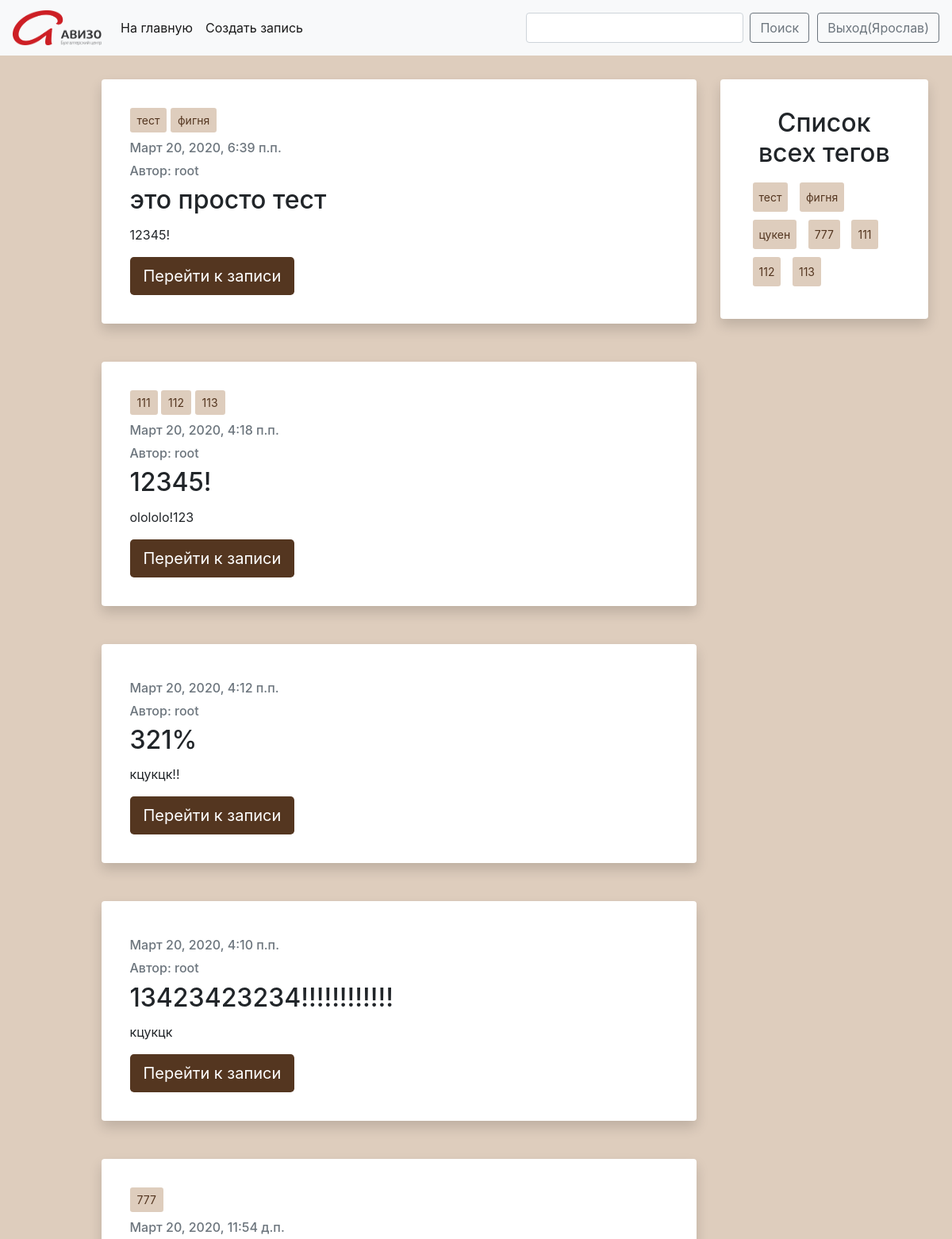
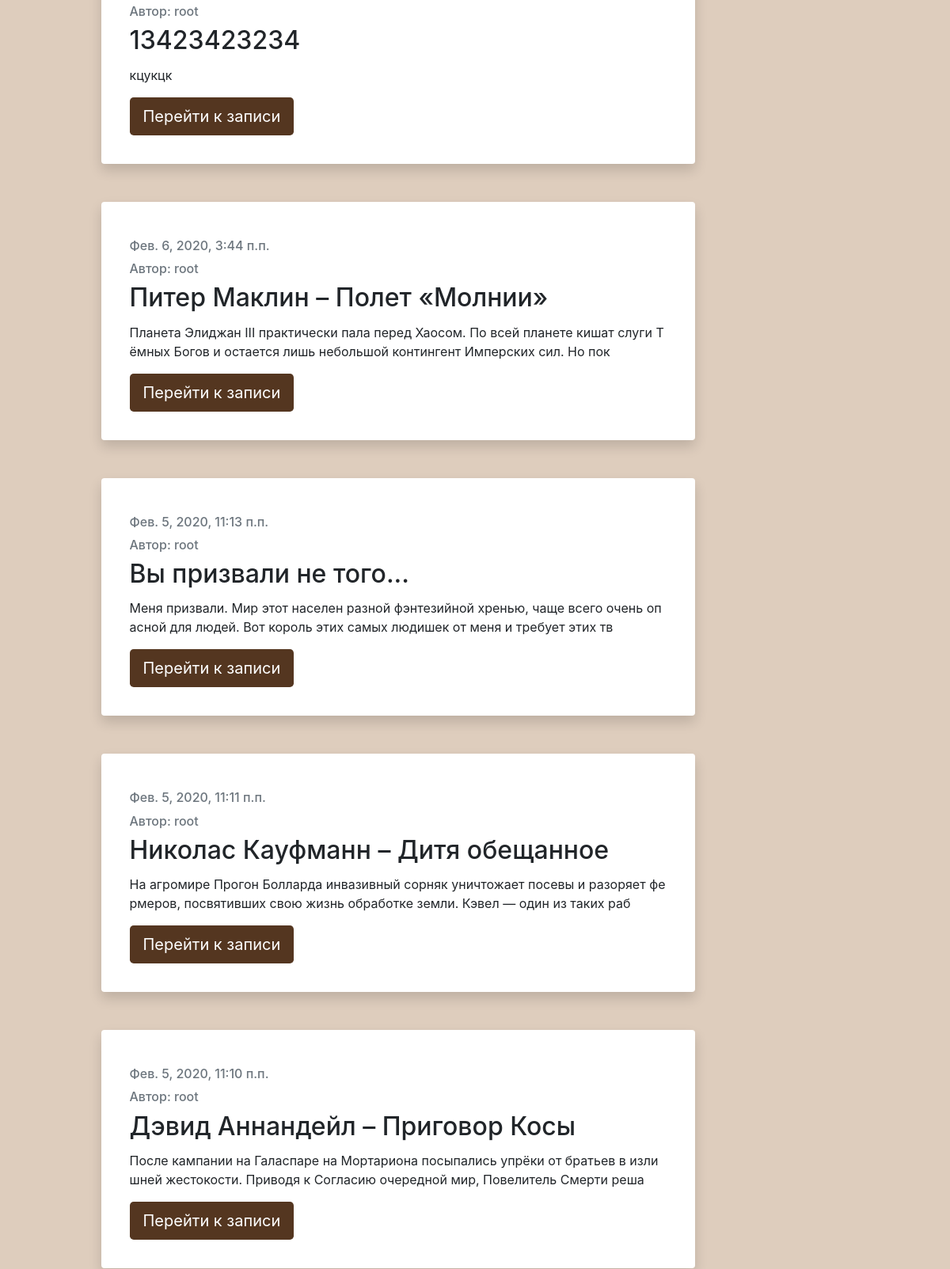
Page / (signed in, upper part) on the earlier database version (2 pictures, top to bottom).
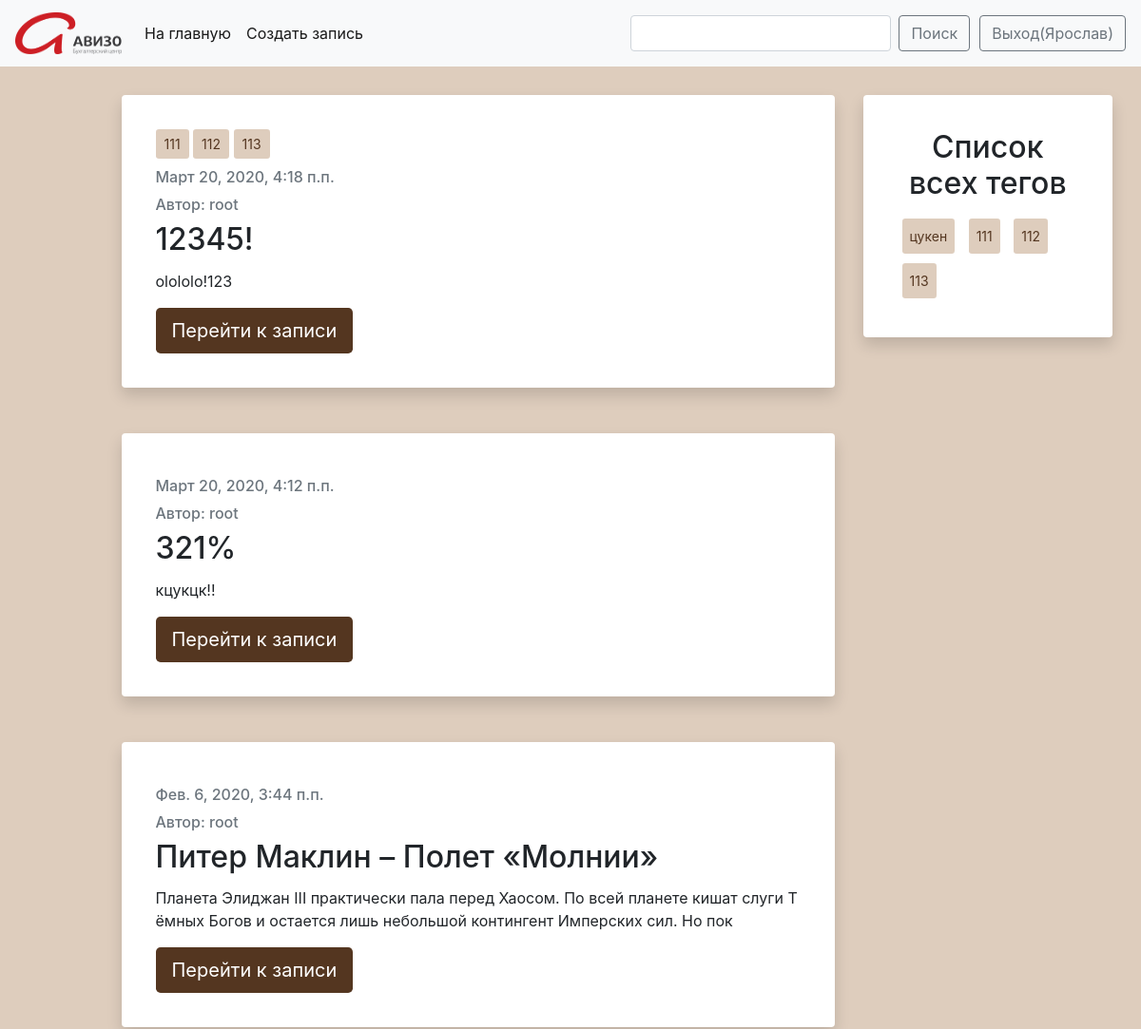
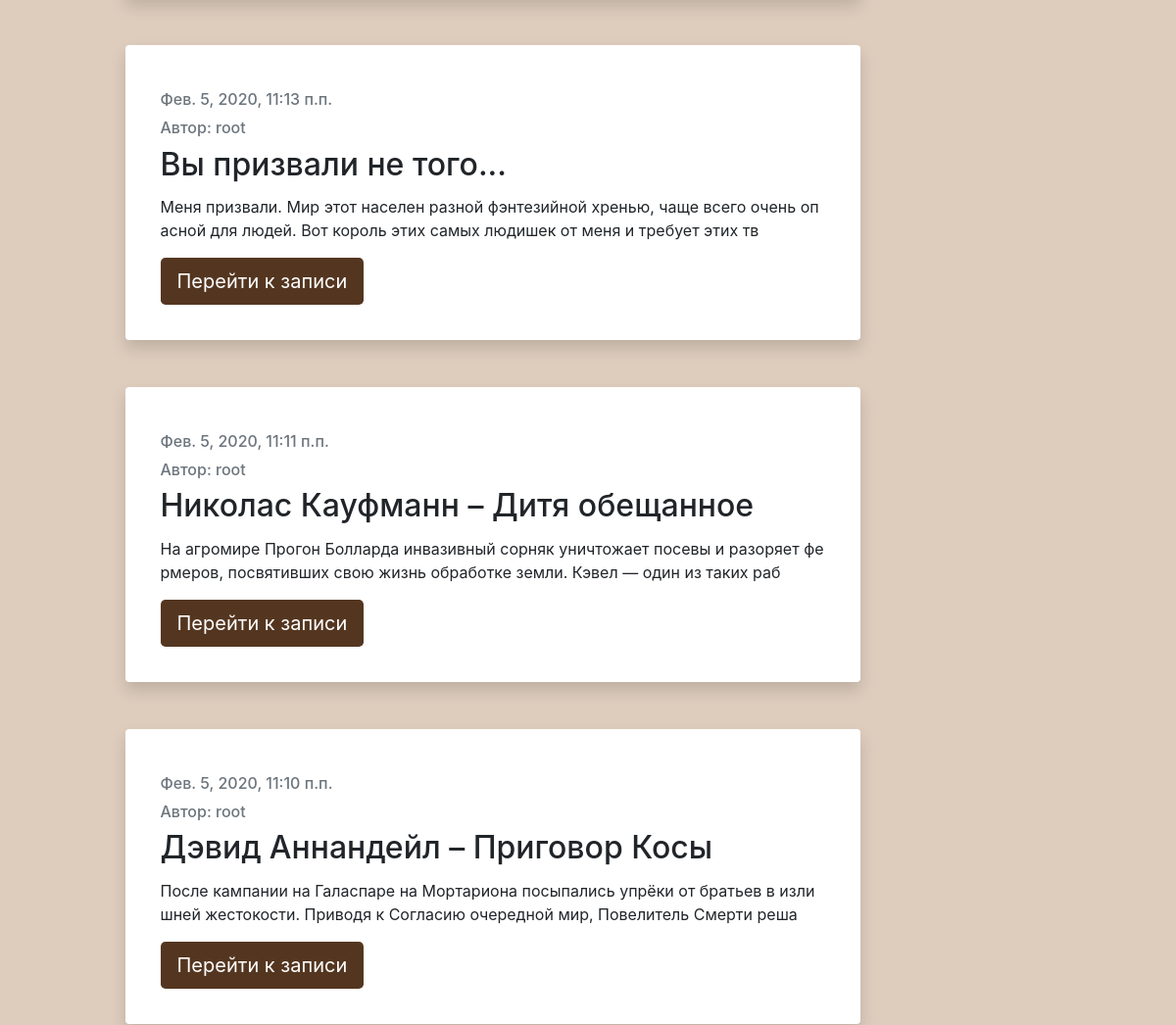
Same page on the later database version (2 pictures, top to bottom).
### blog/models.py (models this page shows, shortened)
class Post(models.Model):
    author = models.ForeignKey(settings.AUTH_USER_MODEL, on_delete=models.CASCADE)
    author_first_name = ''
    author_last_name = ''
    title = models.CharField(max_length=200)
    text = models.TextField()
    created_date = models.DateTimeField(default=timezone.now)
    published_date = models.DateTimeField(blank=True, null=True)
    tags = TaggableManager(through=RuTaggedItem, blank=True)
    document = models.FileField(blank=True)
    image = models.ImageField(blank=True, upload_to='images/')

### blog/views.py (the view, shortened to what this page needs)
# urls.py: path('', views.PostListView.as_view(), name='post_list'),
class PostListView(View):
    def tags(self):
        tags_cloud = Tag.objects.in_bulk()  # выгребаем словарь со всеми существующими тегами (id и пост+теги)
        dead_tags_id = []
        for i in tags_cloud.keys():  # Перебираем все теги и ищем пустые
            maybe_dead_tags = TaggedItem.objects.filter(tag_id=i)
            if maybe_dead_tags.exists() is False:  # Если к тегу не привязан пост он едет в список мёртвых
                dead_tags_id.append(i)
        for i in dead_tags_id:
            Tag.objects.filter(id=i).delete()
    def get(self, request, tag_slug=None):
        self.tags()
        post_with_tags = Post.objects.all()
        user = str(request.user)
        anon = 'AnonymousUser'
        all_tags = Tag.objects.all()
        if user is anon:
            return redirect('../login')
        if tag_slug:
            tag = get_object_or_404(Tag, slug=tag_slug)
            post_with_tags = post_with_tags.filter(tags__in=[tag])
            return render(request, 'blog/post_list.html', {'posts': post_with_tags, 'tag': tag, 'all_tags': all_tags})
        else:
            posts = Post.objects.filter(published_date__lte=timezone.now()).order_by('-published_date')
            return render(request, 'blog/post_list.html', {'posts': posts, 'all_tags': all_tags})

### blog/templates/blog/post_list.html (shortened to what this page needs)
{% extends 'include/base.html' %}
{% block all_tags %}
<div class="shadow p-3 mb-5 bg-white rounded" style="position: sticky; top: 100px;}">
    <div class="card-body">
        <h2 class="card-title"><center>Список всех тегов</center></h2>
        {% for tag in all_tags %}
        <a class="btn btn-sm" href="{% url 'post_list_by_tag' tag.slug %}" role="button"
           style="background: #decdbd; color: #543620; padding: 7px; margin: 5px;">{{ tag.name }}
        </a>
        {% endfor %}
    </div>
</div>
{% endblock %}
{% block content %}
{% include 'include/post.html' %}
{% endblock %}

### blog/templates/include/base.html (shortened to what this page needs)
<!doctype html>
{% load static %}
<html lang="en">
<head>
    <link rel="stylesheet" href="https://stackpath.bootstrapcdn.com/bootstrap/4.4.1/css/bootstrap.min.css">
</head>
<body>
<nav class="navbar navbar-expand-lg navbar-light bg-light sticky-top" style="background: #543620; color: #fff">
    <a class="navbar-brand" href="{% url 'post_list' %}"><img src="{% static 'images/logo.png' %}" width="112" height="44" alt=""></a>
    <div class="collapse navbar-collapse" id="navbarSupportedContent">
        <ul class="navbar-nav mr-auto">
            <li class="nav-item active">
                <a class="nav-link" href="{% url 'post_list' %}">На главную<span class="sr-only">(current)</span></a>
            </li>
            <li class="nav-item active">
                <a class="nav-link" href="{% url 'post_new' %}">Создать запись</a>
            </li>
        </ul>
        <form class="form-inline my-2 my-lg-0" method="POST">{% csrf_token %}
            <input class="form-control mr-sm-2" type="text" placeholder="" name="Search">
            <button class="btn btn btn-outline-secondary my-2 my-sm-0" role="button" type="submit">Поиск</button>
        </form>
        {% if request.user.is_authenticated %}
        <a class="btn btn btn-outline-secondary my-2 my-sm-0" style="margin-left: 10px" href="{% url 'logout' %}" role="button">Выход({{ request.user.first_name }})</a>
        {% else %}
        <a href="{% url 'login' %}">Логин</a>
        {% endif %}
    </div>
</nav>
<div class="container-fluid" style="padding: 30px;">
    <div class="row">
        <div class="col-1">
        </div>
        <div class="col-8">
            {% block content %}
            {% endblock %}
        </div>
        <div class="col-3">
            {% block all_tags %}
            {% endblock %}
        </div>
    </div>
</div>
</body>
</html>

### blog/templates/include/post.html
{% for post in posts %}
<div class="shadow p-3 mb-5 bg-white rounded">
    <div class="card-body">
        <p class="tags">
            {% for tag in post.tags.all %}
            <a class="btn btn-sm" style="background: #decdbd; color: #543620" href="{% url 'post_list_by_tag' tag.slug %}" role="button">{{ tag.name }}</a>{% if not forloop.last %} {% endif %}
            {% endfor %}</p>
        <h6 class="card-subtitle mb-3 text-muted">{{ post.published_date }}</h6>
        <h6 class="card-subtitle mb-2 text-muted">Автор: {{ post.author }}</h6>
        <h2 class="card-title">{{ post.title }}</h2>
        <p class="card-text" style="width: 100%; word-break: break-all">{{ post.text|stringformat:".150s" }}</p>
        <a class="btn btn-lg active" style="background: #543620; color: #fff" href="{% url 'post_detail' pk=post.pk %}" role="button" aria-pressed="true">Перейти к записи</a>
    </div>
</div>
{% endfor %}

### blog/templates/include/base.html (style rules this page uses)
body { background: #decdbd; }

Differences in the rows shown:
removed Post: published_date "Март 20, 2020, 6:39 п.п.", author "root", title "это просто тест", text "12345!"
removed Tag: name "тест"
removed Tag: name "фигня"
removed Post: published_date "Март 20, 2020, 4:10 п.п.", author "root", title "13423423234!!!!!!!!!!!!", text "кцукцк"
removed Post: published_date "Март 20, 2020, 11:54 д.п.", author "root", title "13423423234", text "кцукцк"
removed Tag: name "777"
